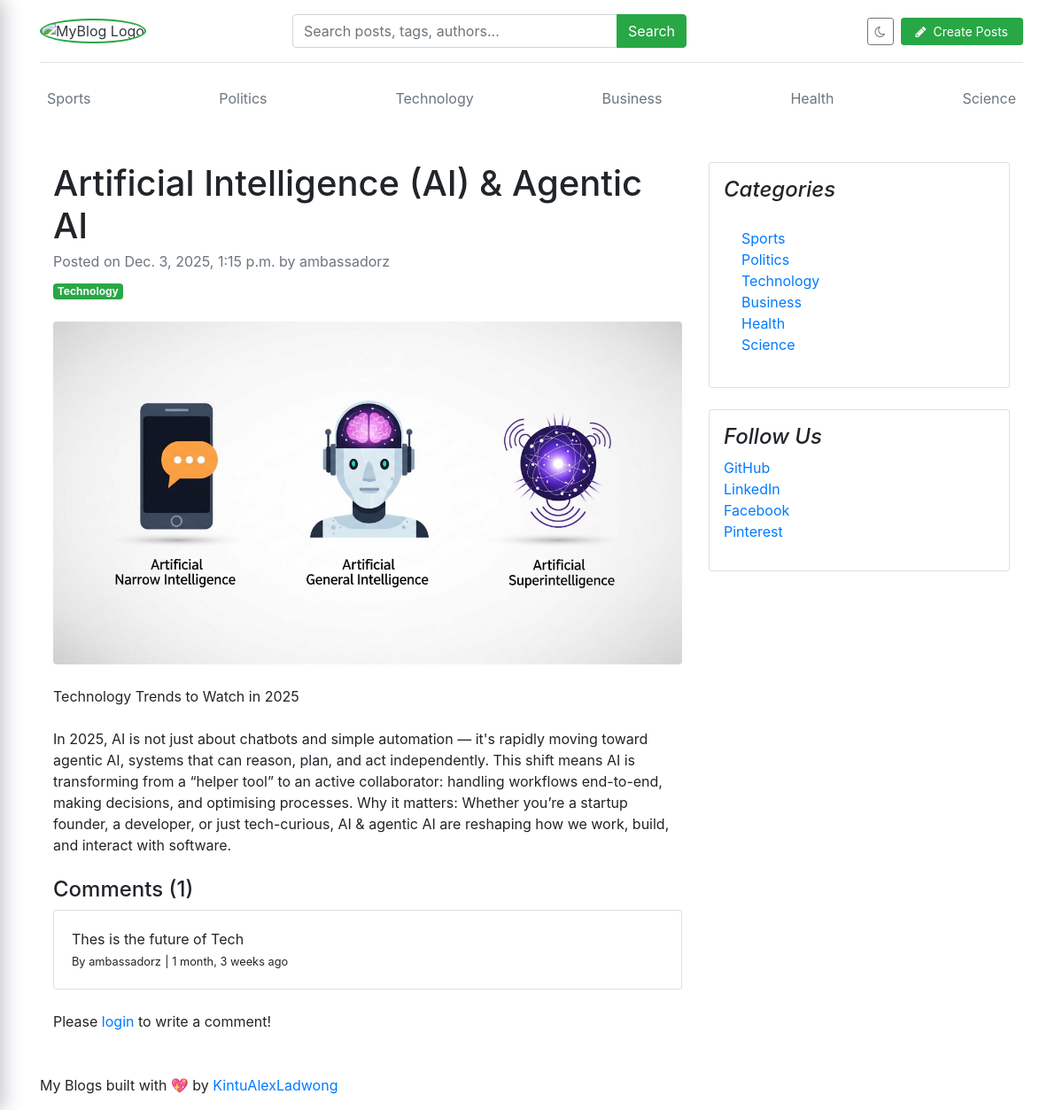
Page /blogs/artificial-intelligence-ai-agentic-ai-11/ on the committed database.
### blogs/models.py (models this page shows, shortened)
class Category(models.Model):
    category_name = models.CharField(max_length=50, unique=True)
    created_at = models.DateTimeField(auto_now_add=True)
    updated_at = models.DateTimeField(auto_now=True)
    class Meta:
        verbose_name_plural = 'categories'
    def __str__(self):
        return self.category_name

class Blog(models.Model):
    title = models.CharField(max_length=100)
    slug = models.SlugField(max_length=150, unique=True, blank=True)
    category = models.ForeignKey(Category, on_delete=models.CASCADE)
    author = models.ForeignKey(User, on_delete=models.CASCADE)
    featured_image = models.ImageField(upload_to='uploads/%Y/%m/%d')
    short_description = models.TextField(max_length=500)
    blog_body = models.TextField(max_length=2000)
    status = models.CharField(max_length=20, choices=STATUS_CHOICES, default="Draft")
    is_featured = models.BooleanField(default=False)
    created_at = models.DateTimeField(auto_now_add=True)
    updated_at = models.DateTimeField(auto_now=True)

class Comment(models.Model):
    user = models.ForeignKey(User, on_delete=models.CASCADE)
    blog = models.ForeignKey(Blog, on_delete=models.CASCADE)
    comment = models.TextField(max_length=250)
    created_at = models.DateTimeField(auto_now_add=True)
    updated_at = models.DateTimeField(auto_now=True)
    def __str__(self):
        return self.comment

### assignments/models.py (models this page shows, shortened)
class SocialLink(models.Model):
    platform = models.CharField(max_length=25)
    link = models.URLField(max_length=100)
    created_at = models.DateTimeField(auto_now_add=True)
    updated_at = models.DateTimeField(auto_now=True)

### blogs/views.py (the view, shortened to what this page needs)
# urls.py: path('blogs/<slug:slug>/', BlogsView.blogs, name='blogs'),
def blogs(request, slug):
    single_blog = get_object_or_404(Blog, slug=slug, status='Published')
    comments = Comment.objects.filter(blog=single_blog)
    comment_count = comments.count()
    context = {
        'single_blog': single_blog,
        'comments': comments,
        'comment_count': comment_count,
    }
    return render(request, 'blogs.html', context)

### blogs/context_processors.py (called while the page is built)
def get_categories(request):
    categories = Category.objects.all()
    return dict(categories=categories)

def get_social_links(request):
    social_links = SocialLink.objects.all()
    return dict(social_links=social_links)

### templates/blogs.html
{% extends 'base.html' %}
{% block content %}
<div class="container mt-5">
    <div class="row">
        <div class="col-lg-8">
            <article>
                <header class="mb-4">
                    <h1 class="fw-bolder mb-1">{{ single_blog.title }}</h1>
                    <div class="text-muted fst-italic mb-2">Posted on {{ single_blog.created_at }} by {{ single_blog.author }}</div>
                    <a class="badge bg-success text-decoration-none text-light" href="#!">{{ single_blog.category }}</a>
                </header>
                <figure class="mb-4"><img class="img-fluid rounded" src="{{ single_blog.featured_image.url }}" alt="..." /></figure>
                <section class="mb-5">
                    <p class="fs-5 mb-4">{{ single_blog.short_description }}</p>
                    <p class="fs-5 mb-4">{{ single_blog.blog_body }}</p>
                    <h4>Comments ({{ comment_count }})</h4>
                    {% if comments %}
                        {% for comment in comments %}
                            <div class="card mt-1">
                                <div class="card-body">
                                    <p class="card-text mb-0">{{ comment }}</p>
                                    <span>
                                        <small>By {{ comment.user }}</small>
                                        <small>| {{ comment.created_at | timesince }} ago</small>
                                    </span>
                                </div>
                            </div>
                        {% endfor %}
                    {% else %}
                    No comments yet.
                    {% endif %}
                    <br>
                    <div class="form-group">
                        {% if user.is_authenticated %}
                        <form action="" method="POST">
                            {% csrf_token %}
                            <div class="form-group">
                                <textarea name="comment" class="form-control" placeholder="Write your comment"></textarea>
                                <input type="submit" value="Submit" class="btn btn-primary mt-2">
                            </div>
                        </form>
                        {% else %}
                        <p>Please <span><a href="{% url 'login' %}">login</a></span> to write a comment!</p>
                        {% endif %}
                    </div>
                </section>
            </article>
        </div>
        <div class="col-lg-4">
            <div class="card mb-4 p-3">
                <h4 class="font-italic">Categories</h4>
                <div class="card-body">
                    <div class="row">
                        <div class="col-sm-6">
                            <ul class="list-unstyled mb-0">
                                {% for cat in categories %}
                                <li><a href="{% url 'posts_by_category' cat.id %}">{{ cat.category_name }}</a></li>
                                {% endfor %}
                            </ul>
                        </div>
                    </div>
                </div>
            </div>
            {% if social_links %}
            <div class="card mb-4 p-3">
                <h4 class="font-italic">Follow Us</h4>
                <ol class="list-unstyled">
                    {% for i in social_links %}
                    <li><a href="{{ i.link }}" target="_blank">{{ i.platform }}</a></li>
                    {% endfor %}
                </ol>
            </div>
            {% endif %}
        </div>
    </div>
</div>
{% endblock %}

### templates/base.html (shortened to what this page needs)
{% load static %}
<!DOCTYPE html>
<html lang="en">
<head>
    <link href="https://getbootstrap.com/docs/4.0/dist/css/bootstrap.min.css" rel="stylesheet">
    <link href="{% static 'css/blog.css' %}" rel="stylesheet">
    <link rel="stylesheet" href="https://cdnjs.cloudflare.com/ajax/libs/font-awesome/4.7.0/css/font-awesome.min.css">
</head>
<body>
  <div class="container">
    <header class="blog-header py-3 mb-3 border-bottom shadow-sm">
      <div class="row align-items-center">
        <div class="col-6 col-md-3 d-flex align-items-center">
          <a class="blog-header-logo text-dark" href="/">
            <img
              class="img-fluid"
              src="{% static 'images/myBlogo.png' %}"
              alt="MyBlog Logo"
              width="50"
              height="50"
              style="border-radius: 50%; border: 2.5px solid #28a745; object-fit: cover; margin-right: .4rem;"
            >
          </a>
        </div>
        <div class="col-12 col-md-5 order-3 order-md-2 mt-3 mt-md-0">
          <form action="{% url 'search' %}" method="GET">
            <div class="input-group">
              <input class="form-control" type="text" name="keyword" value="{{ keyword }}"
                     placeholder="Search posts, tags, authors..." aria-label="Search">
              <div class="input-group-append">
                <button type="submit" class="btn btn-success">
                  <span class="d-none d-md-inline">Search</span>
                </button>
              </div>
            </div>
          </form>
        </div>
        <div class="col-6 col-md-4 d-flex justify-content-end align-items-center order-2 order-md-3">
          <button class="btn btn-outline-secondary btn-sm mr-2 rounded-pill" id="themeToggle" type="button">
            <i class="fa fa-moon-o theme-icon-dark"></i>
          </button>
          {% if not user.is_authenticated %}
            <a class="btn btn-success btn-sm rounded-pill px-3 header-cta-btn" href="{% url 'login' %}">
              <i class="fa fa-pencil mr-1"></i>
              <span class="d-none d-sm-inline">Create Posts</span>
            </a>
          {% endif %}
        </div>
      </div>
    </header>
    <div class="nav-scroller py-1 mb-2">
      <nav class="nav d-flex justify-content-between">
        {% for cat in categories %}
          <a class="p-2 text-muted" href="{% url 'posts_by_category' cat.id %}">{{ cat.category_name }}</a>
        {% endfor %}
      </nav>
    </div>
    {% block content %}
    {% endblock %}
    <footer class="blog-footer">
      <p>
        My Blogs built with 💖 by
        <a href="https://ladwongdevelopers.dev/playground" target="_blank">KintuAlexLadwong</a>
      </p>
    </footer>
  </div>
</body>
</html>

### blog_main/static/css/blog.css (style rules this page uses)
.theme-icon-dark, .theme-icon-light { transition: opacity 0.2s ease; }

### rows in the picture
Category: category_name "Sports"
Category: category_name "Politics"
Category: category_name "Technology"
Category: category_name "Business"
Category: category_name "Health"
Category: category_name "Science"
Blog: title "Artificial Intelligence (AI) & Agentic AI", created_at "Dec. 3, 2025, 1:15 p.m.", author "ambassadorz", category "Technology", featured_image (picture), short_description "Technology Trends to Watch in 2025", blog_body "In 2025, AI is not just about chatbots and simple automation — it's rapidly moving toward agentic AI, systems that can reason, plan, and act independently. This shift means AI is transforming from a “helper tool” to an active collaborator: handling workflows end-to-end, making decisions, and optimising processes. Why it matters: Whether you’re a startup founder, a developer, or just tech-curious, AI & agentic AI are reshaping how we work, build, and interact with software."
Comment: comment "Thes is the future of Tech", user "ambassadorz", created_at "1 month, 3 weeks"
SocialLink: platform "GitHub"
SocialLink: platform "LinkedIn"
SocialLink: platform "Facebook"
SocialLink: platform "Pinterest"

### other values in the picture
{{ comment_count }} "1"
